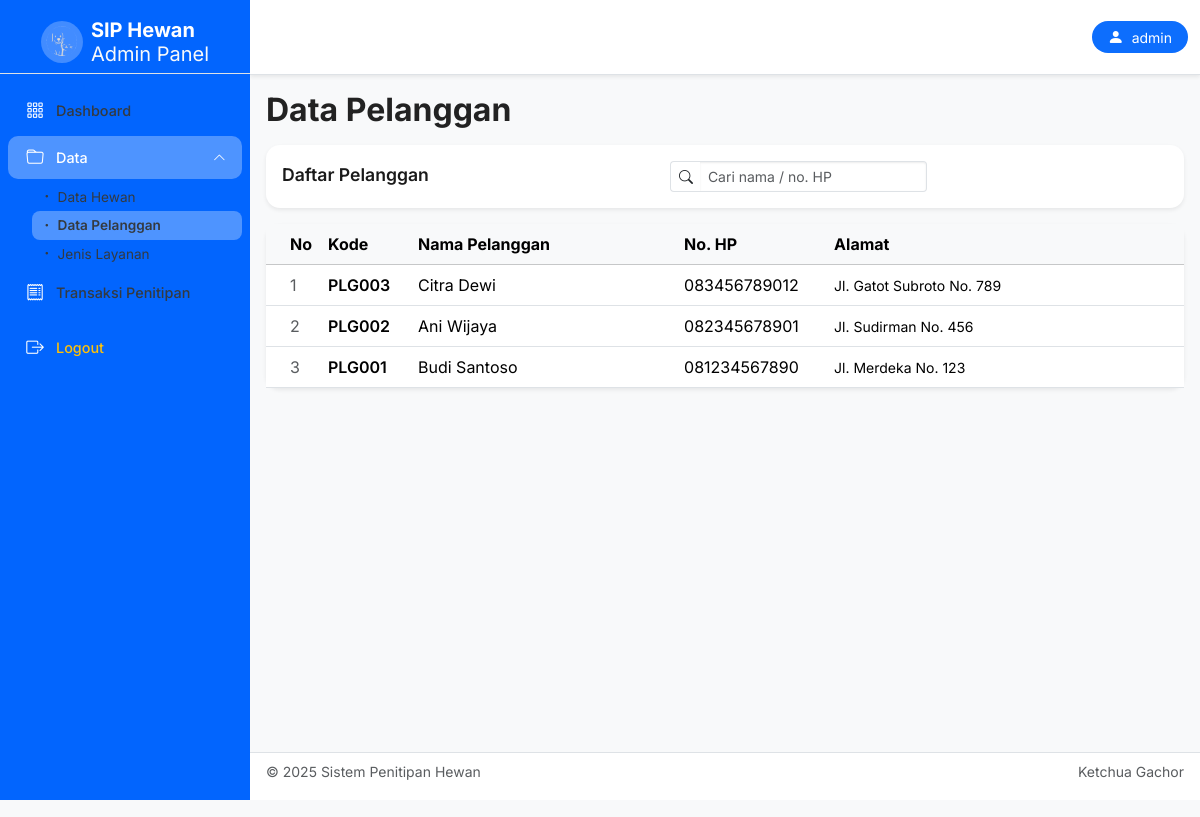
Screenshot of /index.php?page=pemilik with the database file from the repository.
### tables this page shows
CREATE TABLE pelanggan (
    id_pelanggan INT AUTO_INCREMENT PRIMARY KEY,
    kode_pelanggan VARCHAR(20) NOT NULL UNIQUE,
    nama_pelanggan VARCHAR(100) NOT NULL,
    no_hp VARCHAR(20),
    alamat TEXT,
    created_at TIMESTAMP DEFAULT CURRENT_TIMESTAMP,
    updated_at TIMESTAMP DEFAULT CURRENT_TIMESTAMP ON UPDATE CURRENT_TIMESTAMP,
    INDEX idx_kode (kode_pelanggan),
    INDEX idx_nama (nama_pelanggan)
);

### config/database.php (called while the page is built, shortened)
<?php
$dotenv = Dotenv\Dotenv::createImmutable(__DIR__ . "/../");
function getDatabaseConfig() {
    return [
        'driver' => getenv('DB_DRIVER') ?: 'mysql',
        'host' => getenv('DB_HOST') ?: 'localhost',
        'port' => getenv('DB_PORT') ?: '3306',
        'sslmode' => getenv('DB_SSLMODE') ?: 'disable',
        'dbname' => getenv('DB_NAME') ?: 'penitipan_hewan',
        'username' => getenv('DB_USER') ?: 'root',
        'password' => getenv('DB_PASS') ?: '',
    ];
}

### core/Database.php (called while the page is built, shortened)
<?php
class Database {
    private $connection;
    public function __construct() {
        require_once __DIR__ . '/../config/database.php';
        $config = getDatabaseConfig();
        $this->host = $config['host'];
        $this->username = $config['username'];
        $this->password = $config['password'];
        $this->database = $config['dbname'];
        $this->port = $config['port'];
        try {
            $dsn = "{$config['driver']}:host={$this->host};port={$this->port};dbname={$this->database};sslmode={$config['sslmode']}";
            $options = [
                PDO::ATTR_ERRMODE           => PDO::ERRMODE_EXCEPTION,
                PDO::ATTR_DEFAULT_FETCH_MODE => PDO::FETCH_ASSOC,
                PDO::ATTR_EMULATE_PREPARES => false,
                PDO::MYSQL_ATTR_INIT_COMMAND => "SET NAMES utf8mb4",
            ];
            $this->connection = new PDO($dsn, $this->username, $this->password, $options);
        } catch (PDOException $e) {
            die("Connection failed: " . $e->getMessage() .
                "<br>Host: {$this->host}, DB: {$this->database}, Port: {$this->port}");
        }
    }
    public function query($sql, $params = []) {
        try {
            $stmt = $this->connection->prepare($sql);
            $stmt->execute($params);
            return $stmt;
        } catch (PDOException $e) {
            die("Query failed: " . $e->getMessage() . " - SQL: " . $sql);
        }
    }
}

### models/Pelanggan.php (called while the page is built, shortened)
<?php
require_once __DIR__ . '/../core/Database.php';
class Pelanggan
{
    private $db;
    public function __construct()
    {
        $this->db = new Database();
    }
    public function getAll() {
    $sql = "SELECT p.id_pelanggan as id, p.kode_pelanggan as kode, p.nama_pelanggan as nama, p.no_hp as hp, p.alamat
            FROM pelanggan p
            ORDER BY p.id_pelanggan DESC";
    $stmt = $this->db->query($sql);
    return $stmt->fetchAll();
}
}

### views/pelanggan.php (the view, shortened to what this page needs)
<?php
include __DIR__ . '/template/header.php';
require_once __DIR__ . '/../models/Pelanggan.php';
$pelangganModel = new Pelanggan();
$pelangganList = $pelangganModel->getAll();
?>
<h2 class="mb-3">Data Pelanggan</h2>
<div class="card shadow-sm mb-3">
    <div class="card-body d-flex flex-wrap justify-content-between align-items-center gap-2">
        <div>
            <h5 class="card-title mb-1">Daftar Pelanggan</h5>
        </div>
        <div class="d-flex gap-2">
            <div class="input-group input-group-sm">
                <span class="input-group-text bg-white border-end-0">
                    <i class="bi bi-search"></i>
                </span>
                <input type="text" class="form-control border-start-0"
                       placeholder="Cari nama / no. HP" autocomplete="off"
                       id="searchInput">
            </div>
        </div>
    </div>
</div>
<div class="card shadow-sm">
    <div class="card-body p-0">
        <div class="table-responsive">
            <table class="table mb-0 align-middle">
                <thead class="table-light">
                    <tr>
                        <th style="width: 50px;">No</th>
                        <th style="width: 90px;">Kode</th>
                        <th>Nama Pelanggan</th>
                        <th style="width: 150px;">No. HP</th>
                        <th>Alamat</th>
                    </tr>
                </thead>
                <tbody id="pelangganTableBody">
                <?php if (empty($pelangganList)): ?>
                    <tr>
                        <td colspan="5" class="text-center text-muted py-4">
                            <div class="d-flex flex-column align-items-center">
                                <i class="bi bi-people fs-3 mb-1"></i>
                                <span>Belum ada data pelanggan.</span>
                            </div>
                        </td>
                    </tr>
                <?php else: ?>
                    <?php $counter = 1; ?>
                        <?php foreach ($pelangganList as $p): ?>
                            <tr>
                                <td class="text-muted"><?= $counter++; ?></td>
                                <td class="fw-semibold"><?= htmlspecialchars($p['kode']); ?></td>
                                <td><?= htmlspecialchars($p['nama']); ?></td>
                                <td><?= htmlspecialchars($p['hp']); ?></td>
                                <td class="small"><?= htmlspecialchars($p['alamat'] ?? '-'); ?></td>
                            </tr>
                        <?php endforeach; ?>
                    <?php endif; ?>
                </tbody>
            </table>
        </div>
    </div>
</div>
<?php include __DIR__ . '/template/footer.php'; ?>

### public/css/custom.css (style rules this page uses)
body { font-family: "Inter", sans-serif !important; background: #f6f8fa; color: #333; }
:root { --primary-blue: #0265fe; --accent-orange: #ffb113; --light-bg: #ffffff; --card-shadow: rgba(0, 0, 0, 0.05); }
.card { border: none !important; border-radius: 14px !important; background: var(--light-bg); box-shadow: 0 4px 20px var(--card-shadow); transition: 0.2s ease; }
h2, .page-title { font-weight: 700; color: #222; }
table thead tr { background: #f0f4ff; }
.card-title { font-weight: 600; color: #1a1a1a; }

### rows the page displays
pelanggan: kode_pelanggan "PLG003", nama_pelanggan "Citra Dewi", no_hp "083456789012", alamat "Jl. Gatot Subroto No. 789"
pelanggan: kode_pelanggan "PLG002", nama_pelanggan "Ani Wijaya", no_hp "082345678901", alamat "Jl. Sudirman No. 456"
pelanggan: kode_pelanggan "PLG001", nama_pelanggan "Budi Santoso", no_hp "081234567890", alamat "Jl. Merdeka No. 123"

### other values shown
$_SESSION['user']['username'] "admin"
